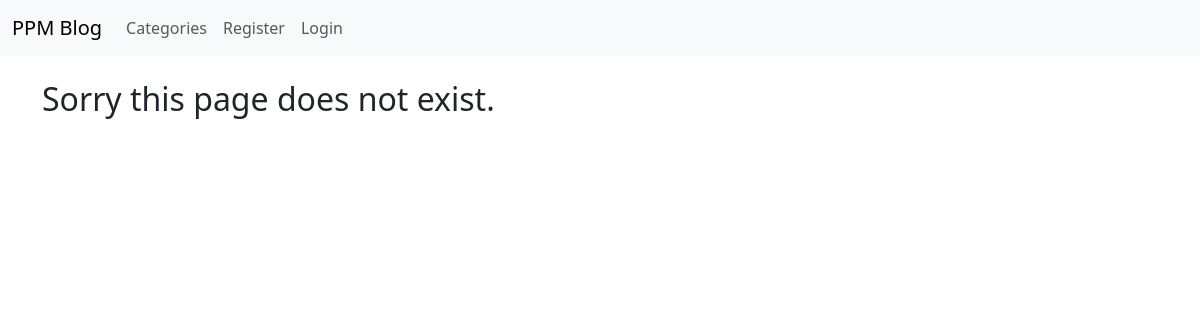
Page /category/jogging/ on the earlier database version.
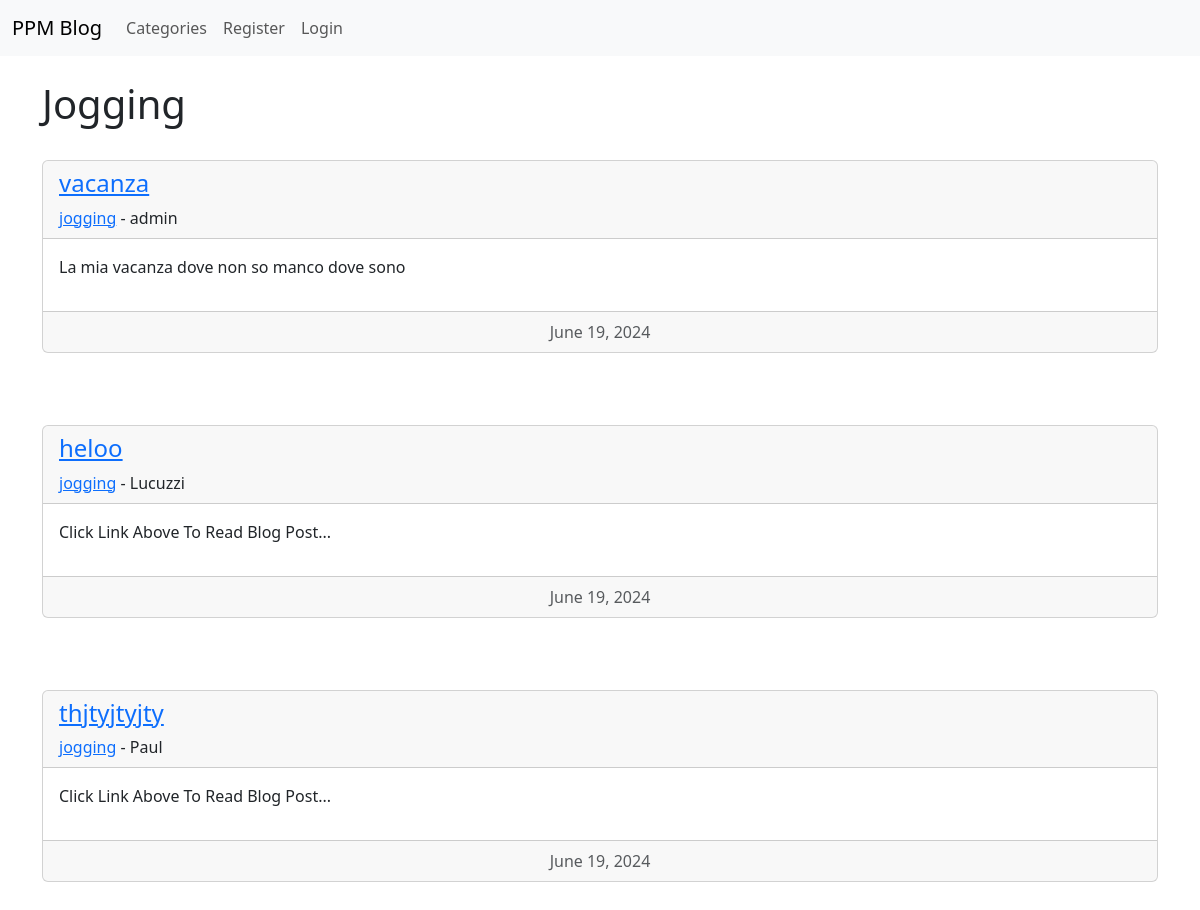
Same page on the later database version.
### theblog/models.py (models this page shows, shortened)
class Post(models.Model):
    title = models.CharField(max_length=255)
    header_image = models.ImageField(null=True, blank=True, upload_to="images/")
    title_tag = models.CharField(max_length=255)
    author = models.ForeignKey(User, on_delete=models.CASCADE)
    body = RichTextField(blank=True, null=True)
    post_date = models.DateField(auto_now_add=True)
    category = models.CharField(max_length=255, default='uncategory')
    snippet = models.CharField(max_length=255, default='Click Link Above To Read Blog Post...')
    likes = models.ManyToManyField(User, related_name='blog_posts')
    unlikes = models.ManyToManyField(User, related_name='blog_posts_u')

### theblog/views.py (the view)
# urls.py: path('category/<str:categorys>/', CategoryView, name='category'),
def CategoryView(request, categorys):
    category_posts = Post.objects.filter(category=categorys.replace('-', ' '))
    return render(request, 'category.html',
                  {'categorys': categorys.title().replace('-', ' '), 'category_posts': category_posts})

### theblog/templates/category.html (shortened to what this page needs)
{% extends 'base.html' %}
{% block content %}
    {% if category_posts %}
    <h1>{{ categorys }}</h1>
    <br/>
    {% for post in category_posts %}
        <li style="list-style-type: none">
            <div class="card">
              <div class="card-header">
                  <h4><a href="{% url 'article-detail' post.pk %}">{{ post.title }}</a></h4>
                  <a href="{% url 'category' post.category|slugify %}">{{ post.category }}</a>
                - {{ post.author.username }}
              </div>
              <div class="card-body">
                <p>{{ post.snippet|slice:":500"| safe }}</p>
              </div>
              <div class="card-footer text-body-secondary text-center">
                {{ post.post_date }}
              </div>
            </div>
            <br/><br/><br/>
        </li>
    {% endfor %}
    {% else %}
        <h2>Sorry this page does not exist.</h2>
    {% endif %}
{% endblock %}

Differences in the rows shown:
added Post: title "vacanza", category "jogging", author.username "admin", snippet "La mia vacanza dove non so manco dove sono", post_date "June 19, 2024"
added Post: title "heloo", category "jogging", author.username "Lucuzzi", snippet "Click Link Above To Read Blog Post...", post_date "June 19, 2024"
added Post: title "thjtyjtyjty", category "jogging", author.username "Paul", snippet "Click Link Above To Read Blog Post...", post_date "June 19, 2024"
Other differences:
{{ categorys }}: (not shown) → "Jogging"
text no longer shown: "Sorry this page does not exist."
